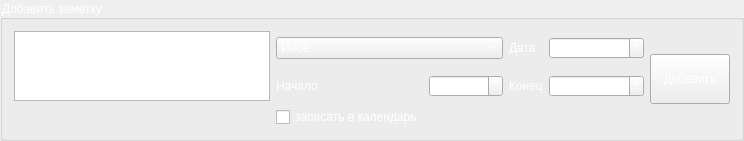
           <widget class="QGroupBox" name="addTask">
            <property name="maximumSize">
             <size>
              <width>16777215</width>
              <height>100</height>
             </size>
            </property>
            <property name="styleSheet">
             <string notr="true">color: rgb(255, 255, 255);</string>
            </property>
            <property name="title">
             <string>Добавить заметку</string>
            </property>
            <property name="flat">
             <bool>true</bool>
            </property>
            <layout class="QGridLayout" name="gridLayout">
             <item row="1" column="2">
              <widget class="QLabel" name="labelStart">
               <property name="lineWidth">
                <number>2</number>
               </property>
               <property name="text">
                <string>Начало</string>
               </property>
               <property name="textFormat">
                <enum>Qt::PlainText</enum>
               </property>
               <property name="scaledContents">
                <bool>false</bool>
               </property>
               <property name="wordWrap">
                <bool>false</bool>
               </property>
               <property name="openExternalLinks">
                <bool>false</bool>
               </property>
               <property name="textInteractionFlags">
                <set>Qt::LinksAccessibleByMouse</set>
               </property>
              </widget>
             </item>
             <item row="1" column="3">
              <widget class="QTimeEdit" name="startTime"/>
             </item>
             <item row="0" column="5">
              <widget class="QDateEdit" name="selectDate"/>
             </item>
             <item row="1" column="4">
              <widget class="QLabel" name="labelEnd">
               <property name="text">
                <string>Конец</string>
               </property>
              </widget>
             </item>
             <item row="1" column="5">
              <widget class="QTimeEdit" name="endTime"/>
             </item>
             <item row="0" column="4">
              <widget class="QLabel" name="labelDate">
               <property name="text">
                <string>Дата</string>
               </property>
              </widget>
             </item>
             <item row="0" column="2" colspan="2">
              <widget class="QComboBox" name="selectName">
               <item>
                <property name="text">
                 <string>Иное</string>
                </property>
               </item>
              </widget>
             </item>
             <item row="0" column="0" rowspan="2">
              <widget class="QPlainTextEdit" name="enterText">
               <property name="maximumSize">
                <size>
                 <width>300</width>
                 <height>16777215</height>
                </size>
               </property>
              </widget>
             </item>
             <item row="2" column="2">
              <widget class="QCheckBox" name="addToKal">
               <property name="text">
                <string>записать в календарь</string>
               </property>
              </widget>
             </item>
             <item row="0" column="6" rowspan="3">
              <widget class="QPushButton" name="buttonAdd">
               <property name="minimumSize">
                <size>
                 <width>0</width>
                 <height>50</height>
                </size>
               </property>
               <property name="text">
                <string>Добавить</string>
               </property>
              </widget>
             </item>
            </layout>
           </widget>
